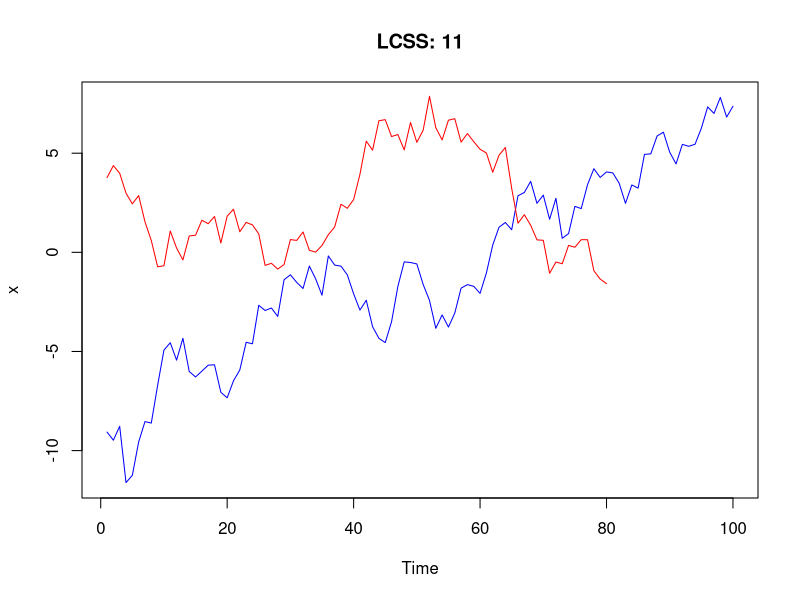
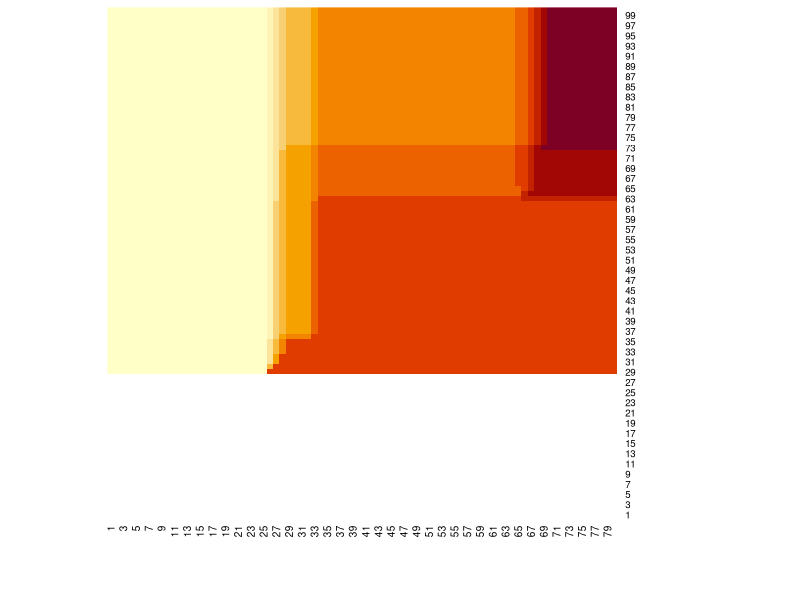
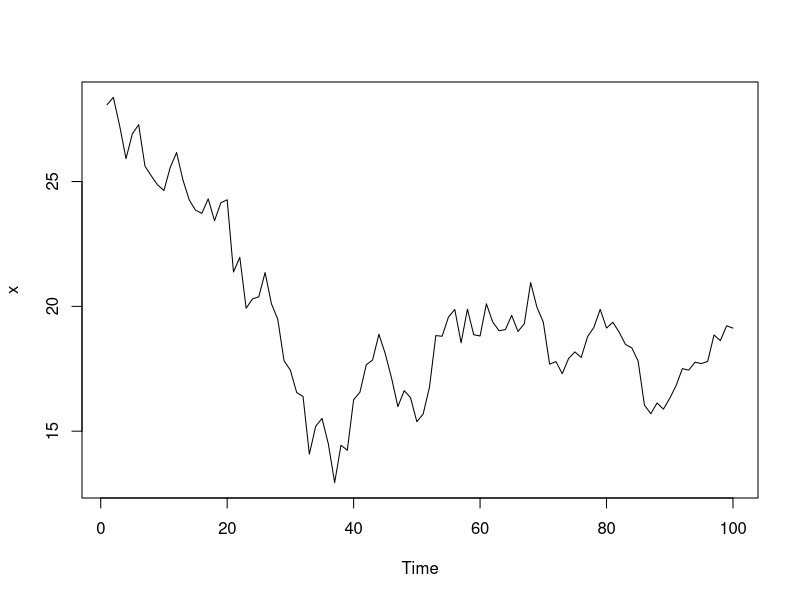
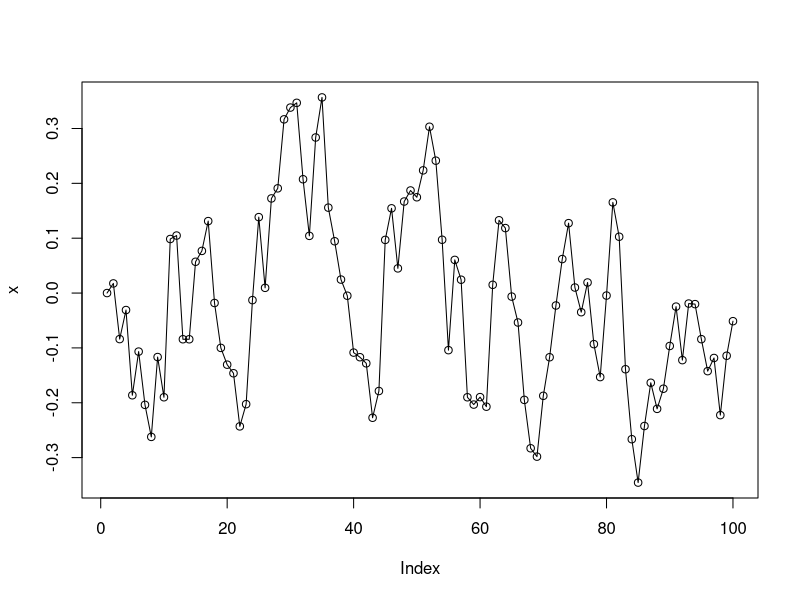
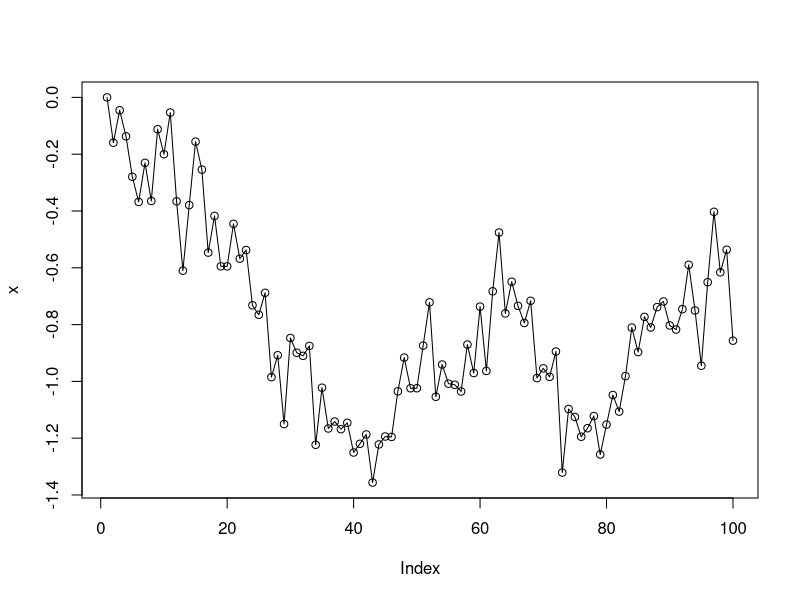

Reproduce these figures in R, in order.
## ---- chunk 1
n <- 100
x <- arima.sim(model = list(ar = 0.99), n=n)
m <- 80
y <- arima.sim(model = list(ar = 0.99), n=m)
eps <- 1
delta <- 5
L <- matrix(nrow=n, ncol=m)
for(i in 1:n){
  for(j in 1:m){
    if(i == 1 || j == 1){
      L[i,j] <- 0
    }else if(abs(x[i] - y[j]) < eps && abs(i-j) < delta){
      L[i,j] <- 1 + L[i-1, j-1]
    }else{
      L[i,j] <- max(L[i-1, j], L[i, j-1])
    }
  }
}
plot(x, col="blue")
lines(y, col="red")
title(paste0("LCSS: ", round(L[n,m], 2)))
## ---- chunk 2

heatmap(L, Rowv = NA, Colv = NA)

## ---- chunk 3
# ARIMA
x <- arima.sim(model = list(ar=0.999), n=100)
plot(x)
## ---- chunk 4
# AM
n <- 100
x <- numeric(n)
x[1] <- 0
for(i in 2:n){
  x[i] <- 0.9*x[i-1] + rnorm(1, 0, 0.1)
}
plot(x); lines(x)
## ---- chunk 5
# MA
n <- 100
x <- numeric(n)
eps <- numeric(n)
x[1] <- 0
eps[1] <- 0
for(i in 2:n){
  eps[i] <- 0.999*eps[i-1] + rnorm(1, 0, 0.1)
  x[i] <- eps[i] + rnorm(1, 0, 0.1)
}
plot(x); lines(x)
